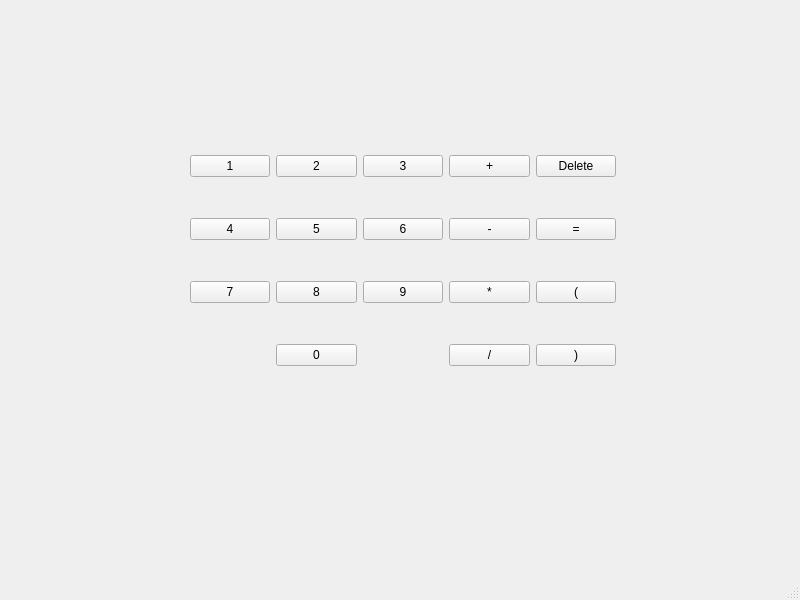
<?xml version="1.0" encoding="UTF-8"?>
<ui version="4.0">
 <class>MainWindow</class>
 <widget class="QMainWindow" name="MainWindow">
  <property name="geometry">
   <rect>
    <x>0</x>
    <y>0</y>
    <width>800</width>
    <height>600</height>
   </rect>
  </property>
  <property name="windowTitle">
   <string>MainWindow</string>
  </property>
  <widget class="QWidget" name="centralwidget">
   <widget class="QWidget" name="gridLayoutWidget">
    <property name="geometry">
     <rect>
      <x>190</x>
      <y>120</y>
      <width>426</width>
      <height>281</height>
     </rect>
    </property>
    <layout class="QGridLayout" name="gridLayout">
     <item row="0" column="3">
      <widget class="QPushButton" name="buttonPlus">
       <property name="text">
        <string>+</string>
       </property>
      </widget>
     </item>
     <item row="0" column="0">
      <widget class="QPushButton" name="buttonOne">
       <property name="text">
        <string>1</string>
       </property>
      </widget>
     </item>
     <item row="3" column="1">
      <widget class="QPushButton" name="buttonZero">
       <property name="text">
        <string>0</string>
       </property>
      </widget>
     </item>
     <item row="0" column="1">
      <widget class="QPushButton" name="buttonTwo">
       <property name="text">
        <string>2</string>
       </property>
      </widget>
     </item>
     <item row="2" column="3">
      <widget class="QPushButton" name="buttonMulti">
       <property name="text">
        <string>*</string>
       </property>
      </widget>
     </item>
     <item row="1" column="0">
      <widget class="QPushButton" name="buttonFour">
       <property name="text">
        <string>4</string>
       </property>
      </widget>
     </item>
     <item row="2" column="0">
      <widget class="QPushButton" name="buttonSeven">
       <property name="text">
        <string>7</string>
       </property>
      </widget>
     </item>
     <item row="3" column="3">
      <widget class="QPushButton" name="buttonDivision">
       <property name="text">
        <string>/</string>
       </property>
      </widget>
     </item>
     <item row="1" column="2">
      <widget class="QPushButton" name="buttonSix">
       <property name="text">
        <string>6</string>
       </property>
      </widget>
     </item>
     <item row="1" column="3">
      <widget class="QPushButton" name="buttonMinus">
       <property name="text">
        <string>-</string>
       </property>
      </widget>
     </item>
     <item row="1" column="1">
      <widget class="QPushButton" name="buttonFive">
       <property name="text">
        <string>5</string>
       </property>
      </widget>
     </item>
     <item row="0" column="2">
      <widget class="QPushButton" name="buttonThree">
       <property name="text">
        <string>3</string>
       </property>
      </widget>
     </item>
     <item row="2" column="1">
      <widget class="QPushButton" name="buttonEight">
       <property name="text">
        <string>8</string>
       </property>
      </widget>
     </item>
     <item row="2" column="2">
      <widget class="QPushButton" name="buttonNine">
       <property name="text">
        <string>9</string>
       </property>
      </widget>
     </item>
     <item row="1" column="4">
      <widget class="QPushButton" name="buttonEqual">
       <property name="text">
        <string>=</string>
       </property>
      </widget>
     </item>
     <item row="0" column="4">
      <widget class="QPushButton" name="buttonDelete">
       <property name="text">
        <string>Delete</string>
       </property>
      </widget>
     </item>
     <item row="2" column="4">
      <widget class="QPushButton" name="buttonBrackedOpen">
       <property name="text">
        <string>(</string>
       </property>
      </widget>
     </item>
     <item row="3" column="4">
      <widget class="QPushButton" name="buttonBrackedClose">
       <property name="text">
        <string>)</string>
       </property>
      </widget>
     </item>
    </layout>
   </widget>
   <widget class="QLabel" name="label">
    <property name="geometry">
     <rect>
      <x>200</x>
      <y>30</y>
      <width>431</width>
      <height>41</height>
     </rect>
    </property>
    <property name="font">
     <font>
      <pointsize>20</pointsize>
     </font>
    </property>
    <property name="text">
     <string/>
    </property>
   </widget>
  </widget>
  <widget class="QMenuBar" name="menubar">
   <property name="geometry">
    <rect>
     <x>0</x>
     <y>0</y>
     <width>800</width>
     <height>20</height>
    </rect>
   </property>
  </widget>
  <widget class="QStatusBar" name="statusbar"/>
 </widget>
 <resources/>
 <connections/>
</ui>
